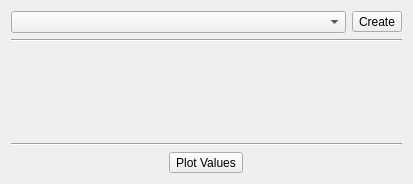
<?xml version="1.0" encoding="UTF-8"?>
<ui version="4.0">
 <class>TaskPostLinearizedStresses</class>
 <widget class="QWidget" name="TaskPostLinearizedStresses">
  <property name="geometry">
   <rect>
    <x>0</x>
    <y>0</y>
    <width>413</width>
    <height>184</height>
   </rect>
  </property>
  <property name="sizePolicy">
   <sizepolicy hsizetype="MinimumExpanding" vsizetype="Preferred">
    <horstretch>0</horstretch>
    <verstretch>0</verstretch>
   </sizepolicy>
  </property>
  <property name="windowTitle">
   <string>Form</string>
  </property>
  <layout class="QVBoxLayout" name="verticalLayout">
   <item>
    <layout class="QHBoxLayout" name="horizontalLayout">
     <item>
      <widget class="QComboBox" name="FunctionBox"/>
     </item>
     <item>
      <widget class="QToolButton" name="CreateButton">
       <property name="text">
        <string>Create</string>
       </property>
       <property name="icon">
        <iconset resource="../../../Gui/Icons/resource.qrc">
         <normaloff>:/icons/list-add.svg</normaloff>:/icons/list-add.svg</iconset>
       </property>
       <property name="toolButtonStyle">
        <enum>Qt::ToolButtonTextBesideIcon</enum>
       </property>
      </widget>
     </item>
    </layout>
   </item>
   <item>
    <widget class="Line" name="line">
     <property name="orientation">
      <enum>Qt::Horizontal</enum>
     </property>
    </widget>
   </item>
   <item>
    <widget class="QWidget" name="Container" native="true">
     <property name="sizePolicy">
      <sizepolicy hsizetype="Ignored" vsizetype="Minimum">
       <horstretch>0</horstretch>
       <verstretch>0</verstretch>
      </sizepolicy>
     </property>
    </widget>
   </item>
   <item>
    <widget class="Line" name="line_2">
     <property name="orientation">
      <enum>Qt::Horizontal</enum>
     </property>
    </widget>
   </item>
   <item>
    <layout class="QHBoxLayout" name="horizontalLayout_2">
     <item>
      <widget class="QToolButton" name="PlotValues">
       <property name="text">
        <string>Plot Values</string>
       </property>
      </widget>
     </item>
    </layout>
   </item>
  </layout>
 </widget>
 <resources>
  <include location="../../../Gui/Icons/resource.qrc"/>
 </resources>
 <connections/>
</ui>
